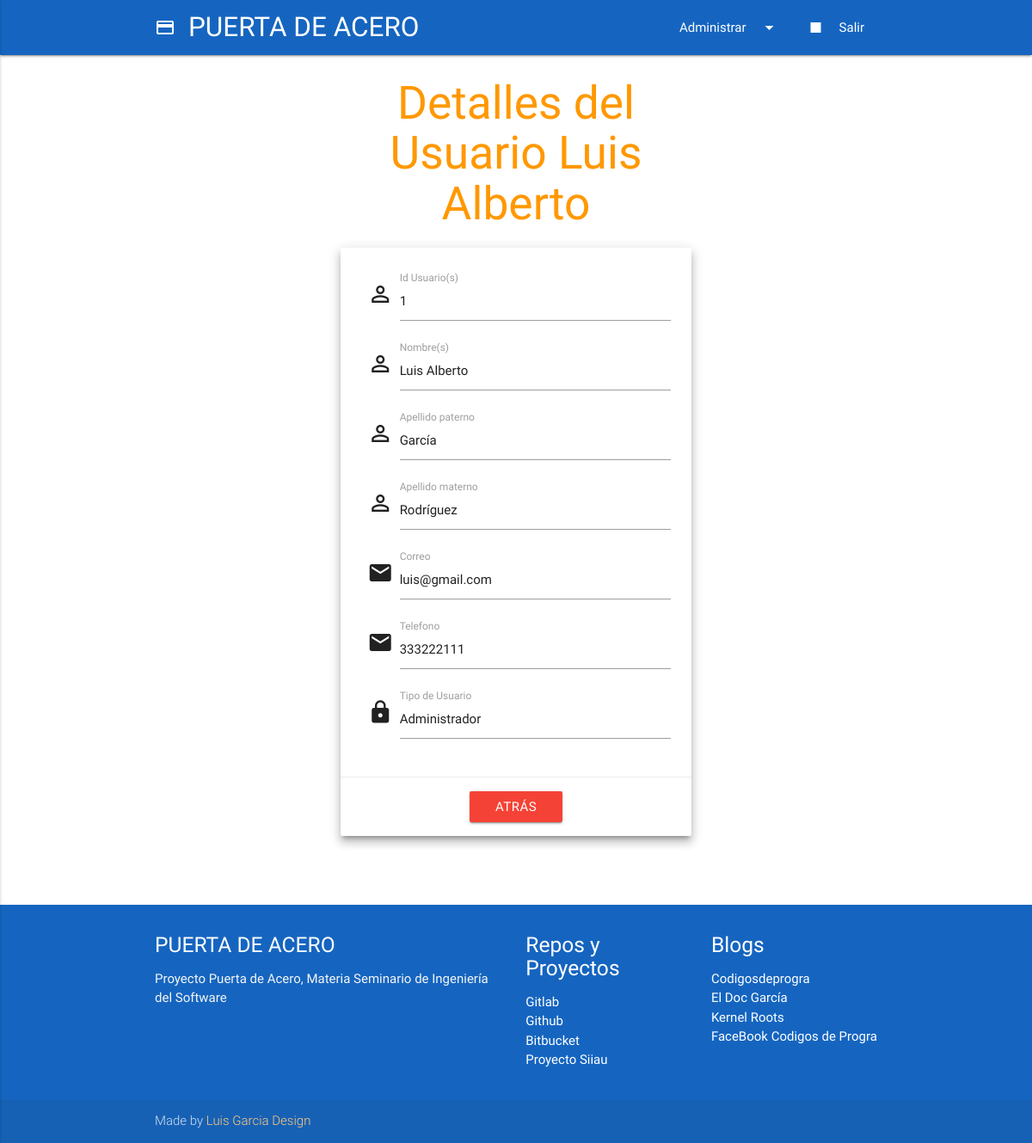
Screenshot of /usuario_ver?id=1 (signed in) with the database file from the repository.
### tables this page shows
CREATE TABLE `usuarios` (
  `id` int(11) NOT NULL,
  `nombres` varchar(45) NOT NULL,
  `ape_paterno` varchar(45) NOT NULL,
  `ape_materno` varchar(45) NOT NULL,
  `telefono` varchar(45) NOT NULL,
  `correo` varchar(45) NOT NULL,
  `contrasena` varchar(255) NOT NULL,
  `tipo` varchar(45) NOT NULL
);

### usuario_ver.php (the view, shortened to what this page needs)
<?php
include('config/conexion.php');
include ('include/header.php');
$query = "SELECT * FROM usuarios WHERE id =" . $_GET['id'] . "";
$resultado = mysqli_query($enlace, $query);
$usuario = $resultado->fetch_object();
?>
    <div class="container">
	    <div class="row">
        <?php if(isset($_SESSION['usuario'])) {
					if($_SESSION['tipo'] === "Administrador") { ?>
			<div class="col s3">
			</div>
			<div class="col 16 s6 center">
				<h2 class="header orange-text">Detalles del Usuario <?php if(isset($usuario->nombres)) echo $usuario->nombres; ?></h2>
			    <div class="card horizontal z-depth-4">
			      <div class="card-stacked">
			        <div class="card-content">
						<form action="" method="">
							<div class="input-field">
							  <i class="material-icons prefix">perm_identity</i>
							  <input type="text" name="Id_usuario" id="Id_usuario" value="<?php if(isset($usuario->id)) echo $usuario->id; ?>" readonly>
							  <label for="Id_usuario">Id Usuario(s)</label>
							</div>
							<div class="input-field">
							  <i class="material-icons prefix">perm_identity</i>
							  <input type="text" name="Nombres" id="Nombres" value="<?php if(isset($usuario->nombres)) echo $usuario->nombres; ?>" readonly>
							  <label for="Nombres">Nombre(s)</label>
							</div>
							<div class="input-field">
							  <i class="material-icons prefix">perm_identity</i>
							  <input type="text" name="Ape_pat" id="Ape_pat" value="<?php if(isset($usuario->ape_paterno)) echo $usuario->ape_paterno; ?>" readonly>
							  <label for="Ape_pat">Apellido paterno</label>
							</div>
							<div class="input-field">
							  <i class="material-icons prefix">perm_identity</i>
							  <input type="text" name="Ape_mat" id="Ape_mat" value="<?php if(isset($usuario->ape_materno)) echo $usuario->ape_materno; ?>" readonly>
							  <label for="Ape_mat">Apellido materno</label>
							</div>
							<div class="input-field">
							  <i class="material-icons prefix">email</i>
							  <input type="text" name="Correo" id="Correo" value="<?php if(isset($usuario->correo)) echo $usuario->correo; ?>" readonly>
							  <label for="Correo" >Correo</label>
							</div>
							<div class="input-field">
							  <i class="material-icons prefix">email</i>
							  <input type="text" name="Telefono" id="Telefono" value="<?php if(isset($usuario->telefono)) echo $usuario->telefono; ?>" readonly>
							  <label for="Telefono" >Telefono</label>
							</div>
							<div class="input-field">
							  <i class="material-icons prefix">https</i>
							  <input type="text" name="Tipo" id="Tipo" value="<?php if(isset($usuario->tipo)) echo $usuario->tipo; ?>" readonly>
							  <label for="Tipo">Tipo de Usuario</label>
							</div>
						</form>
			        </div>
			        <div class="card-action">
						<a href="ver_usuarios" class="btn waves-effect waves-light red" role="button">Atrás</a>
			        </div>
			      </div>
			    </div>
			</div>
			<div class="col s3">
			</div>
		<?php 	}else{
					echo '<div class="card red center">
							<div class="card-content white-text">
		    					<p>ERROR NO tienes los permisos necesarios...</p>
		  					</div>
						</div>';
				}
		}else{
			echo '<div class="card red lighten-5 center">
					<div class="card-content red-text">
    					<p>ERROR...</p>
  					</div>
				</div>';
		} ?>
      </div>
    </div>
<?php include('include/footer.php') ?>

### rows the page displays
usuarios: nombres "Luis Alberto", Id_usuario "1", Nombres "Luis Alberto", Ape_pat "García", Ape_mat "Rodríguez", Correo "luis@gmail.com", Telefono "333222111", Tipo "Administrador"
